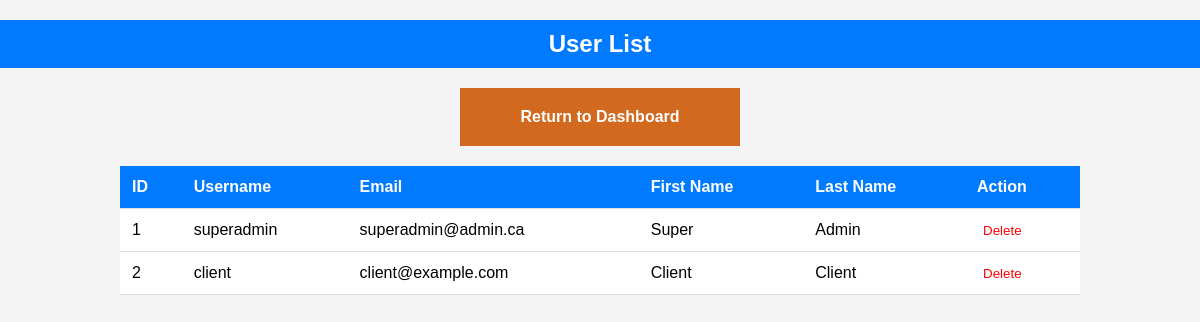
The app's page /view/admin/user_list.php (signed in) with its own data.
### tables this page shows
CREATE TABLE IF NOT EXISTS `user` (
  `id` bigint(20) NOT NULL AUTO_INCREMENT,
  `user_name` varchar(50) NOT NULL,
  `email` varchar(50) NOT NULL,
  `pwd` varchar(255) NOT NULL,
  `fname` varchar(50) NOT NULL,
  `lname` varchar(50) NOT NULL,
  `role_id` bigint(20) NOT NULL,
  PRIMARY KEY (`id`),
  UNIQUE KEY `user_name` (`user_name`),
  KEY `role_id` (`role_id`),
  FOREIGN KEY (`role_id`) REFERENCES `role` (`id`) ON DELETE CASCADE ON UPDATE CASCADE
);

### controller/UserController.php (called while the page is built, shortened)
<?php
class UserController
{
    private $db;
    public function __construct($db)
    {
        $this->db = $db;
    }
    public function listUsers()
    {
        try {
            $query = "SELECT id, user_name, email, fname, lname FROM user";
            $stmt = $this->db->prepare($query);
            $stmt->execute();
            $this->users = $stmt->fetchAll(PDO::FETCH_ASSOC);
        } catch (PDOException $e) {
            echo "Erreur: " . $e->getMessage();
        }
    }
}

### view/admin/user_list.php (the view, shortened to what this page needs)
<?php
require_once __DIR__ . '/../../controller/UserController.php';
$db = connexionDB::getConnection();
$userController = new UserController($db);
$userController->listUsers();
$users = $userController->users;
?>
<!DOCTYPE html>
<html lang="en">
<head>
	<link rel="stylesheet" href="../../public/css/cursor.css">
</head>
<body>
	<h2 style="padding-bottom: 10px;">User List</h2>
	<a href="./dashboard.php" style="background-color: chocolate; color: #FFF; padding: 20px; text-decoration: none; text-align: center; font-weight: bold;">Return to Dashboard</a>
	<table>
		<tr>
			<th>ID</th>
			<th>Username</th>
			<th>Email</th>
			<th>First Name</th>
			<th>Last Name</th>
			<th>Action</th>
		</tr>
		<?php foreach ($users as $user) : ?>
		<tr>
			<td><?= htmlspecialchars($user['id']) ?></td>
			<td><?= htmlspecialchars($user['user_name']) ?></td>
			<td><?= htmlspecialchars($user['email']) ?></td>
			<td><?= htmlspecialchars($user['fname']) ?></td>
			<td><?= htmlspecialchars($user['lname']) ?></td>
			<td>
				<form action="user_list.php" method="POST">
					<button type="submit" class="delete-btn" onclick="return confirm('Are you sure you want to delete this user?');">Delete</button>
				</form>
			</td>
		</tr>
		<?php endforeach; ?>
	</table>
</body>
</html>

### public/css/cursor.css (style rules this page uses)
body, input, button, label, a { cursor: url(../images/cursor.png), auto; }

### view/admin/user_list.php (style rules this page uses)
body { font-family: Arial, sans-serif; background-color: #f4f4f4; margin: 0; padding: 0; }
h2 { background-color: #007BFF; color: #fff; padding: 10px; text-align: center; }
table { width: 80%; margin: 20px auto; border-collapse: collapse; background-color: #fff; }
th, td { padding: 12px; text-align: left; border-bottom: 1px solid #ddd; }
th { background-color: #007BFF; color: #fff; }
.delete-btn { color: #FF0000; border: none; background: none; cursor: pointer; }
a { background-color: chocolate; color: #FFF; padding: 20px; text-decoration: none; text-align: center; font-weight: bold; display: block; margin: 20px auto; width: 20%; text-align: center; }

### records on screen
user: id "1", user_name "superadmin", email "superadmin@admin.ca", fname "Super", lname "Admin"
user: id "2", user_name "client", email "client@example.com", fname "Client", lname "Client"
